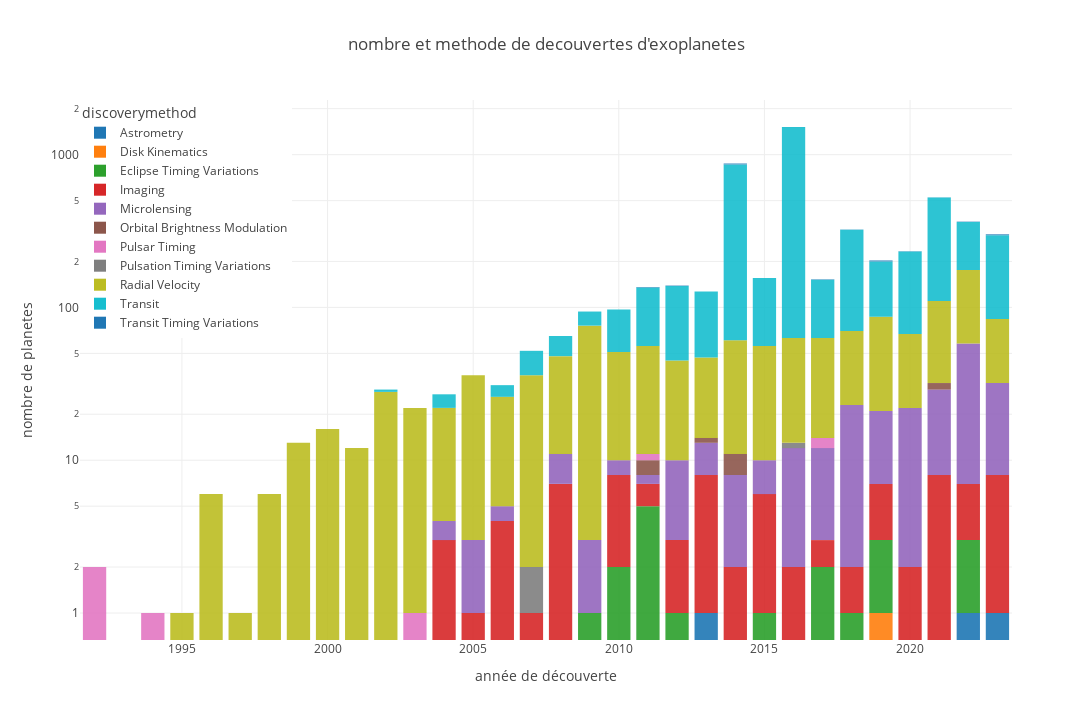

Write notebook code for a chart like this one.
### Code cell
barchart=px.bar(
    data_frame = df9,
    x= "disc_year",
    y= "pl",
    color="discoverymethod",
    opacity=0.9,
    orientation="v",
    barmode="relative",

    labels={"pl":"nombre de planetes","disc_year":"année de découverte"},
    title="nombre et methode de decouvertes d'exoplanetes ",
    width=1100,
    height=720,
    template="gridon",

    #facet_row="disc_year",
    #facet_col = "discoverymethod",
    #facet_col_wrap = 3,
    
    log_y=True,

)

barchart.update_layout(legend={'x':0, 'y':1.0})

barchart.show()

### Figure 1 — Plotly figure (JSON) as saved in the notebook; plotly's stock layout.template omitted (floating-point values rounded to 4 significant figures)
{"data": [{"alignmentgroup": "True", "hovertemplate": "discoverymethod=Astrometry<br>année de découverte=%{x}<br>nombre de planetes=%{y}<extra></extra>", "legendgroup": "Astrometry", "marker": {"color": "#1F77B4", "opacity": 0.9, "pattern": {"shape": ""}}, "name": "Astrometry", "offsetgroup": "Astrometry", "orientation": "v", "showlegend": true, "textposition": "auto", "type": "bar", "x": [2013, 2022, 2023], "xaxis": "x", "y": [1, 1, 1], "yaxis": "y"}, {"alignmentgroup": "True", "hovertemplate": "discoverymethod=Disk Kinematics<br>année de découverte=%{x}<br>nombre de planetes=%{y}<extra></extra>", "legendgroup": "Disk Kinematics", "marker": {"color": "#FF7F0E", "opacity": 0.9, "pattern": {"shape": ""}}, "name": "Disk Kinematics", "offsetgroup": "Disk Kinematics", "orientation": "v", "showlegend": true, "textposition": "auto", "type": "bar", "x": [2019], "xaxis": "x", "y": [1], "yaxis": "y"}, {"alignmentgroup": "True", "hovertemplate": "discoverymethod=Eclipse Timing Variations<br>année de découverte=%{x}<br>nombre de planetes=%{y}<extra></extra>", "legendgroup": "Eclipse Timing Variations", "marker": {"color": "#2CA02C", "opacity": 0.9, "pattern": {"shape": ""}}, "name": "Eclipse Timing Variations", "offsetgroup": "Eclipse Timing Variations", "orientation": "v", "showlegend": true, "textposition": "auto", "type": "bar", "x": [2009, 2010, 2011, 2012, 2015, 2017, 2018, 2019, 2022], "xaxis": "x", "y": [1, 2, 5, 1, 1, 2, 1, 2, 2], "yaxis": "y"}, {"alignmentgroup": "True", "hovertemplate": "discoverymethod=Imaging<br>année de découverte=%{x}<br>nombre de planetes=%{y}<extra></extra>", "legendgroup": "Imaging", "marker": {"color": "#D62728", "opacity": 0.9, "pattern": {"shape": ""}}, "name": "Imaging", "offsetgroup": "Imaging", "orientation": "v", "showlegend": true, "textposition": "auto", "type": "bar", "x": [2004, 2005, 2006, 2007, 2008, 2010, 2011, 2012, 2013, 2014, 2015, 2016, 2017, 2018, 2019, 2020, 2021, 2022, 2023], "xaxis": "x", "y": [3, 1, 4, 1, 7, 6, 2, 2, 7, 2, 5, 2, 1, 1, 4, 2, 8, 4, 7], "yaxis": "y"}, {"alignmentgroup": "True", "hovertemplate": "discoverymethod=Microlensing<br>année de découverte=%{x}<br>nombre de planetes=%{y}<extra></extra>", "legendgroup": "Microlensing", "marker": {"color": "#9467BD", "opacity": 0.9, "pattern": {"shape": ""}}, "name": "Microlensing", "offsetgroup": "Microlensing", "orientation": "v", "showlegend": true, "textposition": "auto", "type": "bar", "x": [2004, 2005, 2006, 2008, 2009, 2010, 2011, 2012, 2013, 2014, 2015, 2016, 2017, 2018, 2019, 2020, 2021, 2022, 2023], "xaxis": "x", "y": [1, 2, 1, 4, 2, 2, 1, 7, 5, 6, 4, 10, 9, 21, 14, 20, 21, 51, 24], "yaxis": "y"}, {"alignmentgroup": "True", "hovertemplate": "discoverymethod=Orbital Brightness Modulation<br>année de découverte=%{x}<br>nombre de planetes=%{y}<extra></extra>", "legendgroup": "Orbital Brightness Modulation", "marker": {"color": "#8C564B", "opacity": 0.9, "pattern": {"shape": ""}}, "name": "Orbital Brightness Modulation", "offsetgroup": "Orbital Brightness Modulation", "orientation": "v", "showlegend": true, "textposition": "auto", "type": "bar", "x": [2011, 2013, 2014, 2021], "xaxis": "x", "y": [2, 1, 3, 3], "yaxis": "y"}, {"alignmentgroup": "True", "hovertemplate": "discoverymethod=Pulsar Timing<br>année de découverte=%{x}<br>nombre de planetes=%{y}<extra></extra>", "legendgroup": "Pulsar Timing", "marker": {"color": "#E377C2", "opacity": 0.9, "pattern": {"shape": ""}}, "name": "Pulsar Timing", "offsetgroup": "Pulsar Timing", "orientation": "v", "showlegend": true, "textposition": "auto", "type": "bar", "x": [1992, 1994, 2003, 2011, 2017], "xaxis": "x", "y": [2, 1, 1, 1, 2], "yaxis": "y"}, {"alignmentgroup": "True", "hovertemplate": "discoverymethod=Pulsation Timing Variations<br>année de découverte=%{x}<br>nombre de planetes=%{y}<extra></extra>", "legendgroup": "Pulsation Timing Variations", "marker": {"color": "#7F7F7F", "opacity": 0.9, "pattern": {"shape": ""}}, "name": "Pulsation Timing Variations", "offsetgroup": "Pulsation Timing Variations", "orientation": "v", "showlegend": true, "textposition": "auto", "type": "bar", "x": [2007, 2016], "xaxis": "x", "y": [1, 1], "yaxis": "y"}, {"alignmentgroup": "True", "hovertemplate": "discoverymethod=Radial Velocity<br>année de découverte=%{x}<br>nombre de planetes=%{y}<extra></extra>", "legendgroup": "Radial Velocity", "marker": {"color": "#BCBD22", "opacity": 0.9, "pattern": {"shape": ""}}, "name": "Radial Velocity", "offsetgroup": "Radial Velocity", "orientation": "v", "showlegend": true, "textposition": "auto", "type": "bar", "x": [1995, 1996, 1997, 1998, 1999, 2000, 2001, 2002, 2003, 2004, 2005, 2006, 2007, 2008, 2009, 2010, 2011, 2012, 2013, 2014, 2015, 2016, 2017, 2018, 2019, 2020, 2021, 2022, 2023], "xaxis": "x", "y": [1, 6, 1, 6, 13, 16, 12, 28, 21, 18, 33, 21, 34, 37, 73, 41, 45, 35, 33, 50, 46, 50, 49, 47, 66, 45, 78, 118, 52], "yaxis": "y"}, {"alignmentgroup": "True", "hovertemplate": "discoverymethod=Transit<br>année de découverte=%{x}<br>nombre de planetes=%{y}<extra></extra>", "legendgroup": "Transit", "marker": {"color": "#17BECF", "opacity": 0.9, "pattern": {"shape": ""}}, "name": "Transit", "offsetgroup": "Transit", "orientation": "v", "showlegend": true, "textposition": "auto", "type": "bar", "x": [2002, 2004, 2006, 2007, 2008, 2009, 2010, 2011, 2012, 2013, 2014, 2015, 2016, 2017, 2018, 2019, 2020, 2021, 2022, 2023], "xaxis": "x", "y": [1, 5, 5, 16, 17, 18, 46, 79, 93, 80, 802, 100, 1453, 89, 253, 113, 165, 415, 187, 213], "yaxis": "y"}, {"alignmentgroup": "True", "hovertemplate": "discoverymethod=Transit Timing Variations<br>année de découverte=%{x}<br>nombre de planetes=%{y}<extra></extra>", "legendgroup": "Transit Timing Variations", "marker": {"color": "#1F77B4", "opacity": 0.9, "pattern": {"shape": ""}}, "name": "Transit Timing Variations", "offsetgroup": "Transit Timing Variations", "orientation": "v", "showlegend": true, "textposition": "auto", "type": "bar", "x": [2011, 2012, 2014, 2016, 2017, 2018, 2019, 2020, 2021, 2022, 2023], "xaxis": "x", "y": [1, 1, 12, 1, 1, 1, 3, 1, 1, 2, 4], "yaxis": "y"}], "layout": {"barmode": "relative", "height": 720, "legend": {"title": {"text": "discoverymethod"}, "tracegroupgap": 0, "x": 0, "y": 1}, "title": {"text": "nombre et methode de decouvertes d'exoplanetes "}, "width": 1100, "xaxis": {"anchor": "y", "autorange": true, "domain": [0, 1], "range": [1992.0, 2024.0], "title": {"text": "année de découverte"}, "type": "linear"}, "yaxis": {"anchor": "x", "autorange": true, "domain": [0, 1], "range": [-0.1767, 3.358], "title": {"text": "nombre de planetes"}, "type": "log"}}}
